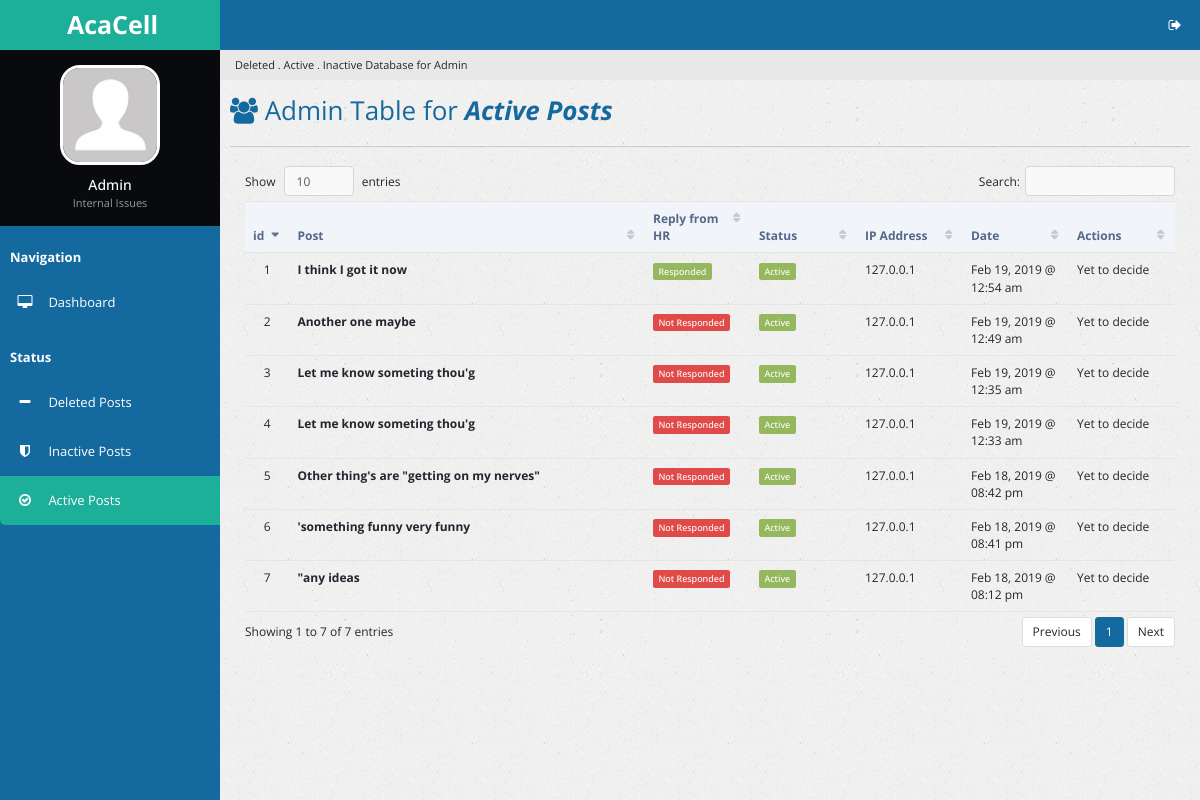
/actposts.php, run on the app's committed database.
### tables this page shows
CREATE TABLE `complaints` (
  `c_id` int(32) NOT NULL,
  `c_value` varchar(2048) NOT NULL,
  `c_division` varchar(64) NOT NULL,
  `c_date_created` int(16) NOT NULL,
  `c_ip_address` varchar(64) NOT NULL,
  `c_date_stop_display` int(16) NOT NULL
);

### actposts.php (the view, shortened to what this page needs)
<?php
  include 'handlers/dbcon.php';
  $curr_time = time();
?>
<!DOCTYPE html>
<html lang="en">
<head>
        <link rel="stylesheet" type="text/css" id="theme" href="css/theme-default.css"/>
    </head>
    <body>
        <div class="page-container">
            <div class="page-sidebar">
                <ul class="x-navigation">
                    <li class="xn-logo">
                        <a href="table-export.php"><b>AcaCell</b></a>
                    </li>
                    <li class="xn-profile">
                        <div class="profile">
                            <div class="profile-image">
                                <img src="assets/images/users/avatar.jpg" alt="John Doe"/>
                            </div>
                            <div class="profile-data">
                                <div class="profile-data-name">Admin</div>
                                <div class="profile-data-title">Internal Issues</div>
                            </div>
                        </div>
                    </li>
                   <li class="xn-title"><b>Navigation</b></li>
                    <li>
                        <a href="admin.php"><span class="fa fa-desktop" style="color: white;"></span> <span class="xn-text" style="color: white;">Dashboard</span></a>
                    </li>
                    <li class="xn-title"><b>Status</b></li>
                    <li>
                        <a href="delposts.php"><span class="fa fa-minus" style="color: white;"></span> <span class="xn-text" style="color: white;">Deleted Posts</span></a>
                    </li>
                    <li>
                        <a href="inactposts.php"><span class="fa fa-shield" style="color: white;"></span> <span class="xn-text" style="color: white;">Inactive Posts</span></a>
                    </li>
                    <li class="active">
                        <a href="actposts.php"><span class="fa fa-check-circle-o" style="color: white;"></span> <span class="xn-text" style="color: white;">Active Posts</span></a>
                    </li>
                  </ul>
            </div>
            <div class="page-content">
                <ul class="x-navigation x-navigation-horizontal x-navigation-panel">
                    <li class="xn-icon-button pull-right">
                        <a href="#" class="mb-control" data-box="#mb-signout"><span class="fa fa-sign-out"></span></a>
                    </li>
                </ul>
                    <ul class="breadcrumb">
                    <li class="active">Deleted . Active . Inactive Database for Admin</li>
                </ul>
                <div class="page-title">
                    <h2><span class="fa fa-users"></span> Admin Table for <i><b>Active Posts</b></i></h2>
                </div>
                <div class="page-content-wrap">
                    <div class="row">
                        <div class="col-md-12">
                            <div class="panel panel-default">
                                </div>
                                <div class="panel-body">
                                    <table id="customers2" class="table datatable">
                                        <thead>
                                            <tr>
                                                <th width="50">id</th>
                                                <th width="300">Post</th>
                                                <th width="100">Reply from HR</th>
                                                <th width="100">Status</th>
                                                <th width="100">IP Address</th>
                                                <th width="100">Date</th>
                                                <th width="100">Actions</th>
                                            </tr>
                                        </thead>
                                        <tbody>
                                          <?php
                                            $sql_actpostdisplay = "SELECT * FROM complaints WHERE c_date_stop_display > $curr_time ORDER BY c_date_created DESC";
                                            $success_actpostdisplay = mysqli_query($link, $sql_actpostdisplay);
                                            if ($success_actpostdisplay->num_rows > 0) {
                                              $i = 1;
                                              while($rows = $success_actpostdisplay->fetch_assoc()){
                                                $id = $rows['c_id'];
                                                $sql_commentpresent = "SELECT * FROM comments WHERE c_id = '$id'";
                                                $success_commentpresent = mysqli_query($link, $sql_commentpresent);
                                          ?>
                                          <tr id="trow<?php echo $rows['c_id']; ?>">
                                            <td class="text-center"><?php echo $i; ?></td>
                                            <td><strong> <?php echo $rows['c_value']; ?> </strong></td>
                                            <td>
                                              <?php
                                              if ($success_commentpresent->num_rows > 0) {?>
                                                  <span class='label label-success'>Responded</span>
                                              <?php }
                                              elseif ($success_commentpresent->num_rows == 0) {?>
                                                <span class='label label-danger'>Not Responded</span>
                                              <?php } ?>
                                            </td>
                                            <td><?php
                                              if ($curr_time < $rows['c_date_stop_display']) {
                                                echo "<span class='label label-success'>Active</span>";
                                              }
                                              elseif ($curr_time > $rows['c_date_stop_display']){
                                                echo "<span class='label label-danger'>Inactive</span>";
                                              } ?>
                                              </td>
                                              <td><?php echo $rows['c_ip_address']; ?></td>
                                              <td><?php echo date("M d, Y @ h:i a", $rows['c_date_created']); ?></td>
                                              <td>Yet to decide</td>
                                          </tr>
                                          <?php
                                              $i++;
                                                }
                                              }
                                          ?>
                                            </tbody>
                                    </table>
                                </div>
                            </div>
                        </div>
                    </div>
                </div>
            </div>
    </body>
</html>

### data on the page
complaints: c_value "I think I got it now", shows "Responded", c_date_stop_display "Active", c_ip_address "127.0.0.1", c_date_created "Feb 19, 2019 @ 12:54 am"
complaints: c_value "Another one maybe", shows "Not Responded", c_date_stop_display "Active", c_ip_address "127.0.0.1", c_date_created "Feb 19, 2019 @ 12:49 am"
complaints: c_value "Let me know someting thou'g", shows "Not Responded", c_date_stop_display "Active", c_ip_address "127.0.0.1", c_date_created "Feb 19, 2019 @ 12:35 am"
complaints: c_value "Let me know someting thou'g", shows "Not Responded", c_date_stop_display "Active", c_ip_address "127.0.0.1", c_date_created "Feb 19, 2019 @ 12:33 am"
complaints: c_value "Other thing's are \"getting on my nerves\"", shows "Not Responded", c_date_stop_display "Active", c_ip_address "127.0.0.1", c_date_created "Feb 18, 2019 @ 08:42 pm"
complaints: c_value "'something funny very funny", shows "Not Responded", c_date_stop_display "Active", c_ip_address "127.0.0.1", c_date_created "Feb 18, 2019 @ 08:41 pm"
complaints: c_value "\"any ideas", shows "Not Responded", c_date_stop_display "Active", c_ip_address "127.0.0.1", c_date_created "Feb 18, 2019 @ 08:12 pm"
